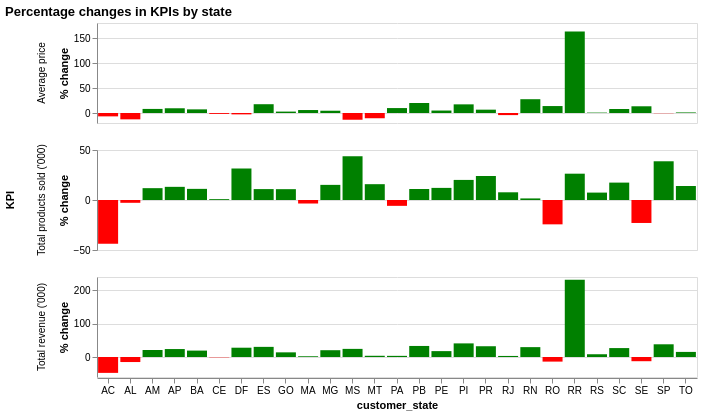

Notebook cell for this chart:
### Markdown cell above
## Analysis by geography

### Code cell
# | label: basic-geo-eda
# | fig-cap: "Price, volume and revenue trends by state - % vs. previous year"
# | fig-subcap: ""
# | fig-alt: ""
# | width: 100%
# | fig-align: center
# | layout-ncol: 1

totals_by_state = (
    sales_data.group_by(["year", "customer_state"])
    .agg(
        pl.sum("revenue").alias("Total revenue ('000)") / 1000,
        pl.sum("quantity").alias("Total products sold ('000)") / 1000,
    )
    .with_columns(
        (pl.col("Total revenue ('000)") / pl.col("Total products sold ('000)")).alias(
            "Average price"
        )
    )
    .melt(id_vars=["year", "customer_state"], variable_name="KPI")
    .pivot(index=["customer_state", "KPI"], values="value", columns=["year"])
    .with_columns(
        (pl.col("2018") - pl.col("2017")).alias("change"),
        ((pl.col("2018") - pl.col("2017")) / pl.col("2017") * 100).alias("% change"),
    )
)

alt.Chart(totals_by_state).mark_bar().encode(
    alt.X("customer_state", axis=alt.Axis(labelAngle=0)),
    y="% change",
    row="KPI",
    tooltip=alt.Tooltip("% change"),
    color=alt.condition(
        alt.datum["% change"] < 0, alt.ColorValue("red"), alt.ColorValue("green")
    ),
).properties(
    width=600, height=100, title="Percentage changes in KPIs by state"
).resolve_scale(y="independent")

### Figure 1 — Vega-Lite specification as saved in the notebook (floating-point values rounded to 4 significant figures)
{"config": {"view": {"continuousWidth": 300, "continuousHeight": 300}}, "data": {"name": "data-f54906c855ec4689cce46ee20dc7a3f3"}, "mark": {"type": "bar"}, "encoding": {"color": {"condition": {"test": "(datum['% change'] < 0)", "value": "red"}, "value": "green"}, "row": {"field": "KPI", "type": "nominal"}, "tooltip": {"field": "% change", "type": "quantitative"}, "x": {"axis": {"labelAngle": 0}, "field": "customer_state", "type": "nominal"}, "y": {"field": "% change", "type": "quantitative"}}, "height": 100, "resolve": {"scale": {"y": "independent"}}, "title": "Percentage changes in KPIs by state", "width": 600, "$schema": "https://vega.github.io/schema/vega-lite/v5.16.3.json", "datasets": {"data-f54906c855ec4689cce46ee20dc7a3f3": [{"customer_state": "MG", "KPI": "Total revenue ('000)", "2018": 978.6, "2017": 812.9, "change": 165.7, "% change": 20.38}, {"customer_state": "MA", "KPI": "Total revenue ('000)", "2018": 73.34, "2017": 71.76, "change": 1.586, "% change": 2.21}, {"customer_state": "PI", "KPI": "Total revenue ('000)", "2018": 60.88, "2017": 43.22, "change": 17.66, "% change": 40.86}, {"customer_state": "AP", "KPI": "Total revenue ('000)", "2018": 8.931, "2017": 7.211, "change": 1.721, "% change": 23.86}, {"customer_state": "AC", "KPI": "Total revenue ('000)", "2018": 6.683, "2017": 12.76, "change": -6.082, "% change": -47.64}, {"customer_state": "SC", "KPI": "Total revenue ('000)", "2018": 326.8, "2017": 257.8, "change": 69.02, "% change": 26.77}, {"customer_state": "DF", "KPI": "Total revenue ('000)", "2018": 191.8, "2017": 150.0, "change": 41.84, "% change": 27.89}, {"customer_state": "MT", "KPI": "Total revenue ('000)", "2018": 91.55, "2017": 88.32, "change": 3.237, "% change": 3.665}, {"customer_state": "RR", "KPI": "Total revenue ('000)", "2018": 6.662, "2017": 2.007, "change": 4.656, "% change": 232.0}, {"customer_state": "BA", "KPI": "Total revenue ('000)", "2018": 317.2, "2017": 266.1, "change": 51.14, "% change": 19.22}, {"customer_state": "CE", "KPI": "Total revenue ('000)", "2018": 129.9, "2017": 131.2, "change": -1.225, "% change": -0.9342}, {"customer_state": "PB", "KPI": "Total revenue ('000)", "2018": 76.92, "2017": 57.77, "change": 19.15, "% change": 33.14}, {"customer_state": "PE", "KPI": "Total revenue ('000)", "2018": 163.5, "2017": 139.0, "change": 24.52, "% change": 17.64}, {"customer_state": "RJ", "KPI": "Total revenue ('000)", "2018": 1026.0, "2017": 993.9, "change": 31.66, "% change": 3.185}, {"customer_state": "GO", "KPI": "Total revenue ('000)", "2018": 172.4, "2017": 151.3, "change": 21.11, "% change": 13.95}, {"customer_state": "PR", "KPI": "Total revenue ('000)", "2018": 438.3, "2017": 331.3, "change": 107.0, "% change": 32.29}, {"customer_state": "AL", "KPI": "Total revenue ('000)", "2018": 42.88, "2017": 50.53, "change": -7.65, "% change": -15.14}, {"customer_state": "RS", "KPI": "Total revenue ('000)", "2018": 440.5, "2017": 406.9, "change": 33.65, "% change": 8.27}, {"customer_state": "MS", "KPI": "Total revenue ('000)", "2018": 74.05, "2017": 59.54, "change": 14.51, "% change": 24.38}, {"customer_state": "PA", "KPI": "Total revenue ('000)", "2018": 101.9, "2017": 98.51, "change": 3.386, "% change": 3.437}, {"customer_state": "TO", "KPI": "Total revenue ('000)", "2018": 31.85, "2017": 27.63, "change": 4.222, "% change": 15.28}, {"customer_state": "SE", "KPI": "Total revenue ('000)", "2018": 32.51, "2017": 37.21, "change": -4.694, "% change": -12.62}, {"customer_state": "RN", "KPI": "Total revenue ('000)", "2018": 55.92, "2017": 43.15, "change": 12.77, "% change": 29.6}, {"customer_state": "SP", "KPI": "Total revenue ('000)", "2018": 3297.0, "2017": 2387.0, "change": 910.1, "% change": 38.13}, {"customer_state": "ES", "KPI": "Total revenue ('000)", "2018": 178.1, "2017": 136.6, "change": 41.54, "% change": 30.4}, {"customer_state": "AM", "KPI": "Total revenue ('000)", "2018": 14.75, "2017": 12.2, "change": 2.556, "% change": 20.96}, {"customer_state": "RO", "KPI": "Total revenue ('000)", "2018": 25.99, "2017": 30.16, "change": -4.172, "% change": -13.83}, {"customer_state": "MG", "KPI": "Total products sold ('000)", "2018": 6.794, "2017": 5.901, "change": 0.893, "% change": 15.13}, {"customer_state": "MA", "KPI": "Total products sold ('000)", "2018": 0.384, "2017": 0.398, "change": -0.014, "% change": -3.518}, {"customer_state": "PI", "KPI": "Total products sold ('000)", "2018": 0.281, "2017": 0.234, "change": 0.047, "% change": 20.09}, {"customer_state": "AP", "KPI": "Total products sold ('000)", "2018": 0.043, "2017": 0.038, "change": 0.005, "% change": 13.16}, {"customer_state": "AC", "KPI": "Total products sold ('000)", "2018": 0.032, "2017": 0.057, "change": -0.025, "% change": -43.86}, {"customer_state": "SC", "KPI": "Total products sold ('000)", "2018": 2.173, "2017": 1.851, "change": 0.322, "% change": 17.4}, {"customer_state": "DF", "KPI": "Total products sold ('000)", "2018": 1.315, "2017": 1.0, "change": 0.315, "% change": 31.5}, {"customer_state": "MT", "KPI": "Total products sold ('000)", "2018": 0.549, "2017": 0.474, "change": 0.075, "% change": 15.82}, {"customer_state": "RR", "KPI": "Total products sold ('000)", "2018": 0.024, "2017": 0.019, "change": 0.005, "% change": 26.32}, {"customer_state": "BA", "KPI": "Total products sold ('000)", "2018": 1.906, "2017": 1.715, "change": 0.191, "% change": 11.14}, {"customer_state": "CE", "KPI": "Total products sold ('000)", "2018": 0.705, "2017": 0.699, "change": 0.006, "% change": 0.8584}, {"customer_state": "PB", "KPI": "Total products sold ('000)", "2018": 0.303, "2017": 0.273, "change": 0.03, "% change": 10.99}, {"customer_state": "PE", "KPI": "Total products sold ('000)", "2018": 0.907, "2017": 0.809, "change": 0.098, "% change": 12.11}, {"customer_state": "RJ", "KPI": "Total products sold ('000)", "2018": 7.199, "2017": 6.684, "change": 0.515, "% change": 7.705}, {"customer_state": "GO", "KPI": "Total products sold ('000)", "2018": 1.166, "2017": 1.052, "change": 0.114, "% change": 10.84}, {"customer_state": "PR", "KPI": "Total products sold ('000)", "2018": 3.068, "2017": 2.474, "change": 0.594, "% change": 24.01}, {"customer_state": "AL", "KPI": "Total products sold ('000)", "2018": 0.208, "2017": 0.214, "change": -0.006, "% change": -2.804}, {"customer_state": "RS", "KPI": "Total products sold ('000)", "2018": 3.118, "2017": 2.903, "change": 0.215, "% change": 7.406}, {"customer_state": "MS", "KPI": "Total products sold ('000)", "2018": 0.473, "2017": 0.329, "change": 0.144, "% change": 43.77}, {"customer_state": "PA", "KPI": "Total products sold ('000)", "2018": 0.499, "2017": 0.53, "change": -0.031, "% change": -5.849}, {"customer_state": "TO", "KPI": "Total products sold ('000)", "2018": 0.163, "2017": 0.143, "change": 0.02, "% change": 13.99}, {"customer_state": "SE", "KPI": "Total products sold ('000)", "2018": 0.161, "2017": 0.209, "change": -0.048, "% change": -22.97}, {"customer_state": "RN", "KPI": "Total products sold ('000)", "2018": 0.257, "2017": 0.253, "change": 0.004, "% change": 1.581}, {"customer_state": "SP", "KPI": "Total products sold ('000)", "2018": 26.56, "2017": 19.14, "change": 7.414, "% change": 38.73}, {"customer_state": "ES", "KPI": "Total products sold ('000)", "2018": 1.159, "2017": 1.045, "change": 0.114, "% change": 10.91}, {"customer_state": "AM", "KPI": "Total products sold ('000)", "2018": 0.085, "2017": 0.076, "change": 0.009, "% change": 11.84}, {"customer_state": "RO", "KPI": "Total products sold ('000)", "2018": 0.115, "2017": 0.152, "change": -0.037, "% change": -24.34}, {"customer_state": "MG", "KPI": "Average price", "2018": 144.0, "2017": 137.8, "change": 6.276, "% change": 4.556}, {"customer_state": "MA", "KPI": "Average price", "2018": 191.0, "2017": 180.3, "change": 10.7, "% change": 5.937}, {"customer_state": "PI", "KPI": "Average price", "2018": 216.6, "2017": 184.7, "change": 31.95, "% change": 17.3}, {"customer_state": "AP", "KPI": "Average price", "2018": 207.7, "2017": 189.8, "change": 17.95, "% change": 9.461}, {"customer_state": "AC", "KPI": "Average price", "2018": 208.8, "2017": 223.9, "change": -15.1, "% change": -6.742}, {"customer_state": "SC", "KPI": "Average price", "2018": 150.4, "2017": 139.3, "change": 11.12, "% change": 7.987}, {"customer_state": "DF", "KPI": "Average price", "2018": 145.9, "2017": 150.0, "change": -4.113, "% change": -2.742}, {"customer_state": "MT", "KPI": "Average price", "2018": 166.8, "2017": 186.3, "change": -19.56, "% change": -10.5}, {"customer_state": "RR", "KPI": "Average price", "2018": 277.6, "2017": 105.6, "change": 172.0, "% change": 162.8}, {"customer_state": "BA", "KPI": "Average price", "2018": 166.4, "2017": 155.1, "change": 11.28, "% change": 7.273}, {"customer_state": "CE", "KPI": "Average price", "2018": 184.3, "2017": 187.6, "change": -3.335, "% change": -1.777}, {"customer_state": "PB", "KPI": "Average price", "2018": 253.9, "2017": 211.6, "change": 42.23, "% change": 19.96}, {"customer_state": "PE", "KPI": "Average price", "2018": 180.3, "2017": 171.8, "change": 8.471, "% change": 4.931}, {"customer_state": "RJ", "KPI": "Average price", "2018": 142.5, "2017": 148.7, "change": -6.24, "% change": -4.196}, {"customer_state": "GO", "KPI": "Average price", "2018": 147.8, "2017": 143.8, "change": 4.044, "% change": 2.812}, {"customer_state": "PR", "KPI": "Average price", "2018": 142.9, "2017": 133.9, "change": 8.938, "% change": 6.674}, {"customer_state": "AL", "KPI": "Average price", "2018": 206.1, "2017": 236.1, "change": -29.97, "% change": -12.69}, {"customer_state": "RS", "KPI": "Average price", "2018": 141.3, "2017": 140.2, "change": 1.127, "% change": 0.8039}, {"customer_state": "MS", "KPI": "Average price", "2018": 156.6, "2017": 181.0, "change": -24.41, "% change": -13.49}, {"customer_state": "PA", "KPI": "Average price", "2018": 204.2, "2017": 185.9, "change": 18.33, "% change": 9.863}, {"customer_state": "TO", "KPI": "Average price", "2018": 195.4, "2017": 193.2, "change": 2.192, "% change": 1.134}, {"customer_state": "SE", "KPI": "Average price", "2018": 201.9, "2017": 178.0, "change": 23.92, "% change": 13.44}, {"customer_state": "RN", "KPI": "Average price", "2018": 217.6, "2017": 170.6, "change": 47.04, "% change": 27.58}, {"customer_state": "SP", "KPI": "Average price", "2018": 124.1, "2017": 124.7, "change": -0.5347, "% change": -0.4289}, {"customer_state": "ES", "KPI": "Average price", "2018": 153.7, "2017": 130.7, "change": 22.98, "% change": 17.58}, {"customer_state": "AM", "KPI": "Average price", "2018": 173.5, "2017": 160.5, "change": 13.08, "% change": 8.154}, {"customer_state": "RO", "KPI": "Average price", "2018": 226.0, "2017": 198.4, "change": 27.57, "% change": 13.89}]}}
